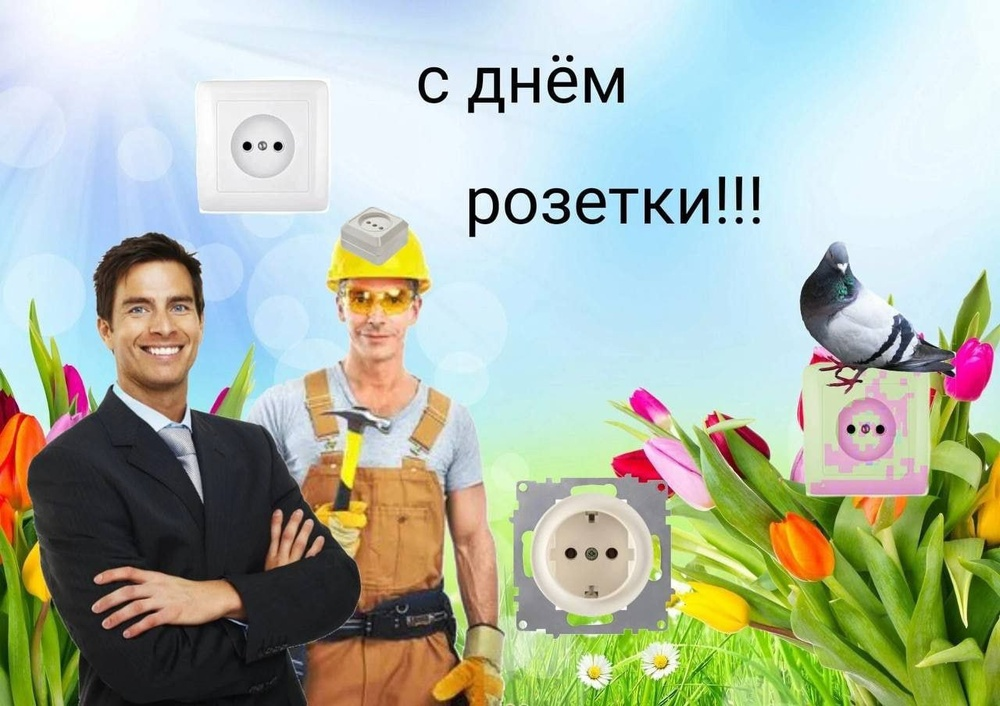
#> input picture 1.jpg, 1000 x 706 px, shrunk from 1280 x 904 before the run; the run also reads 1 picture not shown here
$ python 1.py
#> lines starting #> are read from the running program, lines starting #| are printed output that depends on the picture
from PIL import Image, ImageFilter
from pathlib import Path
filenames = ["1.jpg", "2.jpg", "3.jpg", "4.jpg", "5.jpg"]
current_dir = Path.cwd()
filenames = Path(current_dir).glob('*')
Path('new_dir').mkdir(parents=True, exist_ok=True)

for file in filenames:
    with Image.open(file) as img:
#> img is the input picture: PIL image 1000x706 RGB; mean R, G, B 173.2, 183.7, 166.8
        img.load()
        new_img = img.filter(ImageFilter.CONTOUR)
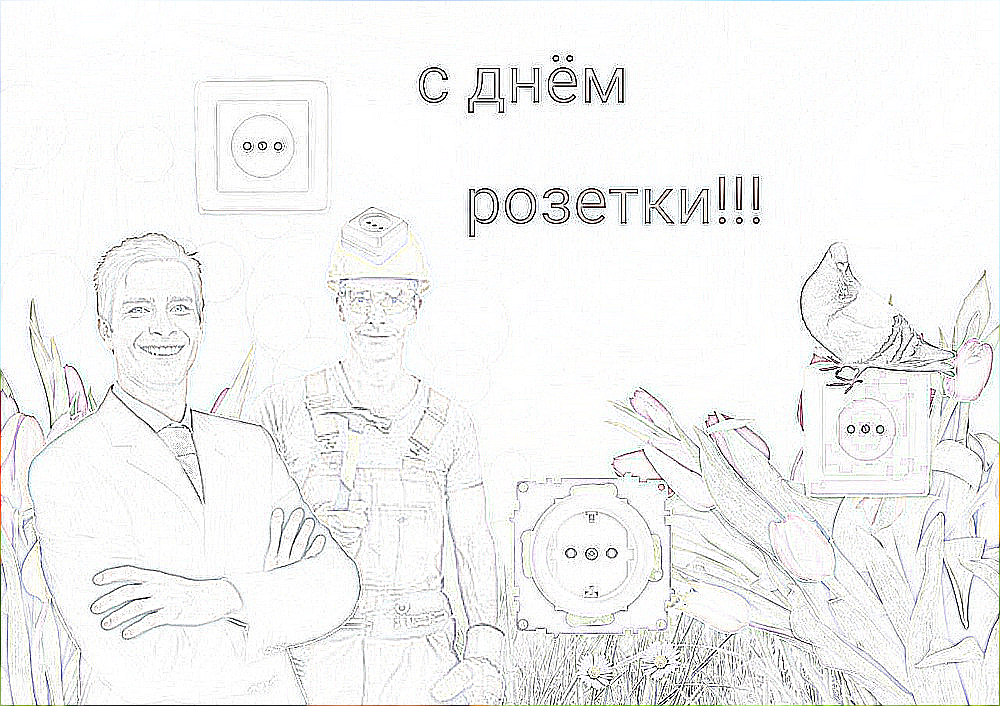
#> new_img: PIL image 1000x706 RGB; mean R, G, B 243.1, 243.2, 242.9
#> (the run stopped early here; a loop or call above may not have finished)
